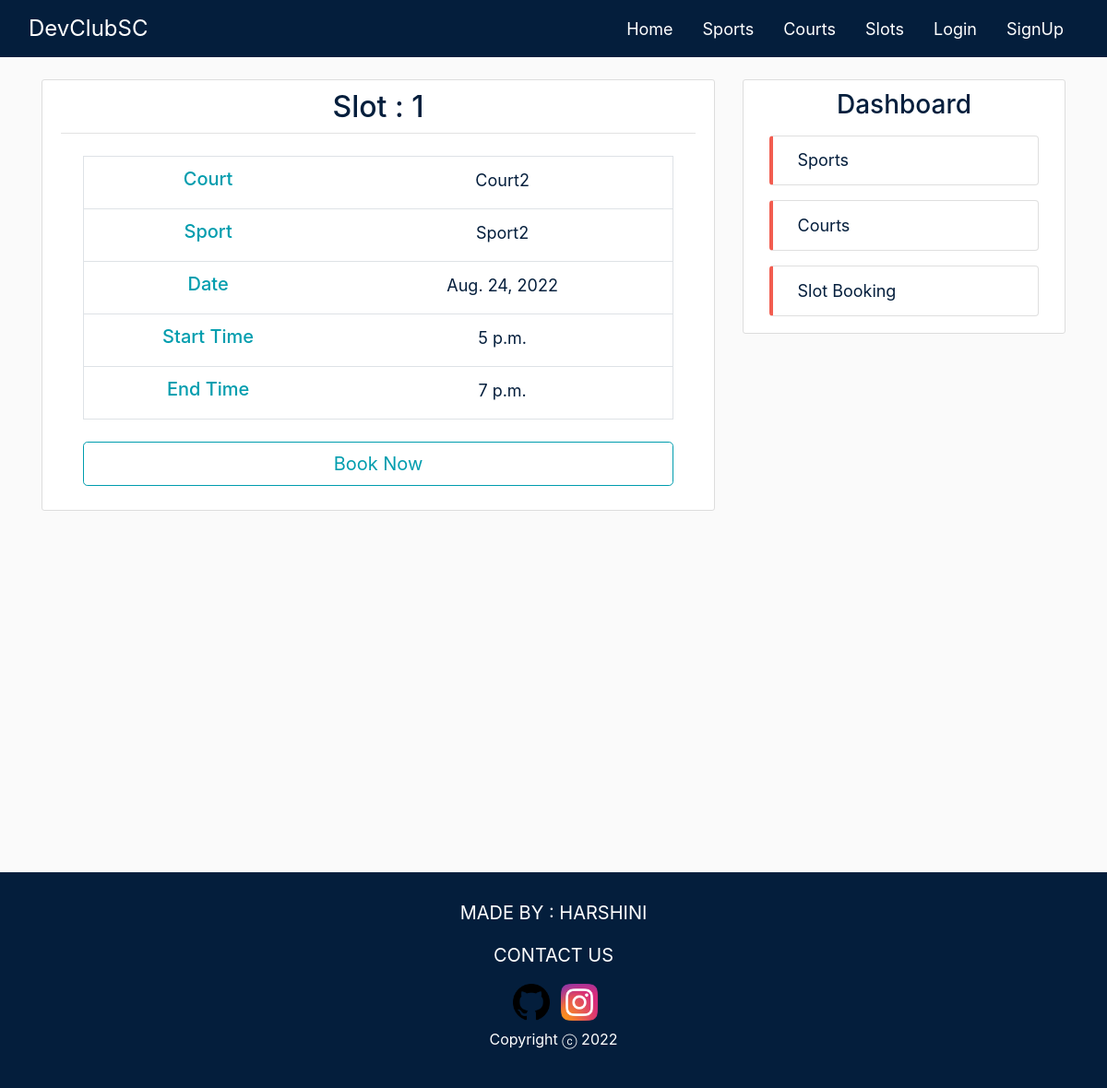
The page /slots/1/ on the database its author committed.
### sports/models.py (models this page shows, shortened)
class Slot(models.Model):
    sport = models.ForeignKey(Sport, on_delete=models.CASCADE, default='')
    court = models.ForeignKey(Court, on_delete=models.CASCADE, default='')
    date = models.DateField()
    start_time = models.TimeField()
    end_time = models.TimeField()

class Sport(models.Model):
    name = models.CharField(max_length=100)
    courts = models.ManyToManyField(Court, blank=True)

### courts/models.py (models this page shows, shortened)
class Court(models.Model):
    name = models.CharField(max_length=100)
    capacity = models.IntegerField()

### sports/views.py (the view)
# urls.py: path('slots/<int:pk>/', SlotDetailView.as_view(), name='slots-detail'),
class SlotDetailView(DetailView):
    model = Slot
    context_object_name = 'slot'
    extra_context = {'staffs': Staff.objects.all(), 'slots': Slot.objects.all()}

### sports/templates/sports/slot_detail.html (shortened to what this page needs)
{% extends 'sports/base.html' %}
{% block content %}
    <article class="media content-section">
        <div class="media-body">
        <div class="article-metadata">
            <h2 class="article-title sport-detail-title">Slot : {{slot.id}}</h2>
        </div>
        <div class=" mx-4 my-4">
          <table class="table table-hover border rounded">
              <tbody>
              <tr>
                  <th scope="row" class='centre-text'><h5 class="centre-text side-header mb-2">Court</h5></th>
                  <td class='centre-text px-4'>
                      <a class="small-text small-a" href="{% url 'courts-detail' slot.court.id %}">{{ slot.court.name }}</a>
                  </td>
              </tr>
              <tr>
                  <th scope="row" class='centre-text'><h5 class="centre-text side-header mb-2">Sport</h5></th>
                  <td class='centre-text px-4'>
                      <a class="small-text small-a" href="{% url 'sports-detail' slot.sport.id %}">{{ slot.sport.name }}</a>
                  </td>
              </tr>
              <tr>
                  <th scope="row" class='centre-text'><h5 class="centre-text side-header mb-2">Date</h5></th>
                  <td class='centre-text px-4'>
                      <a class="small-text small-a" href="#">{{ slot.date }}</a>
                  </td>
              </tr>
              <tr>
                  <th scope="row" class='centre-text'><h5 class="centre-text side-header mb-2">Start Time</h5></th>
                  <td class='centre-text px-4'>
                      <a class="small-text small-a" href="#">{{ slot.start_time }}</a>
                  </td>
              </tr>
              <tr>
                  <th scope="row" class='centre-text'><h5 class="centre-text side-header mb-2">End Time</h5></th>
                  <td class='centre-text px-4'>
                      <a class="small-text small-a" href="#">{{ slot.end_time }}</a>
                  </td>
              </tr>
              </tbody>
          </table>
      </div>
      <div class="px-4">
        <form action="{%url 'add_slot' slot.id %}" method="POST">
            <button type="submit" class="btn btn-outline btn-block btn-lg mt-1 mb-3 trending-btn">Book Now</button>
        </form>
    </div>
        </div>
    </article>
{% endblock content %}

### sports/static/sports/main.css (style rules this page uses)
body { background: #fafafa; color: #444444; padding-top: 62px; }
h1, h2, h3, h4, h5, h6 { color: #444444; }
.content-section { background: #ffffff; padding: 10px 20px; border: 1px solid #dddddd; border-radius: 3px; margin-bottom: 20px; }
.article-title { color: #041e3c; }
.article-metadata { padding-bottom: 1px; margin-bottom: 4px; border-bottom: 1px solid #e3e3e3; text-align: center; }
.btn { color:#0468d7 !important; border-color: #0468d7; }
.centre-text { text-align: center; }
.sport-detail-title { color: #041e3c; }
.side-header { color: #009DAE; }
.small-text { font-size: 18px; color: #041e3c; }
.trending-btn { color: #009DAE !important; border-color: #009DAE; background-color: #ffffff !important; }

### rows shown on the page
Slot: id "1", court.name "Court2", sport.name "Sport2", date "Aug. 24, 2022", start_time "5 p.m.", end_time "7 p.m."
